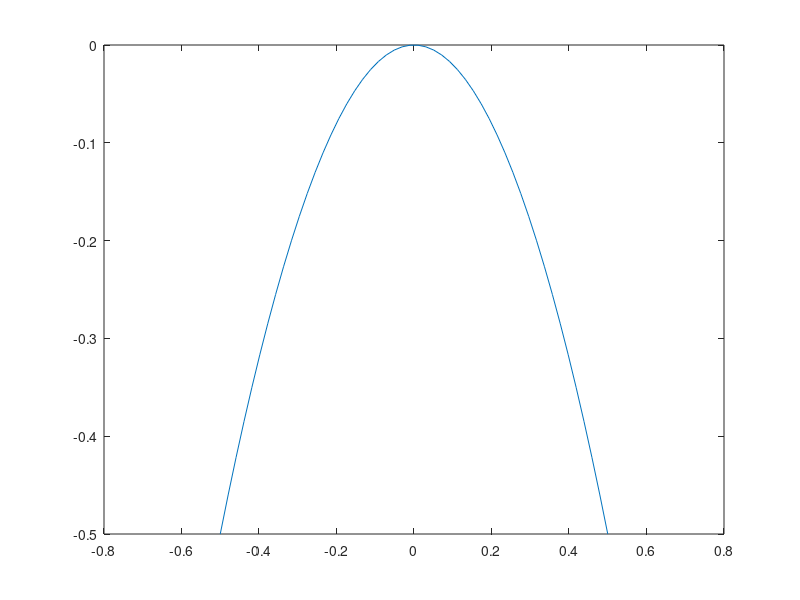

MATLAB code to generate this figure: (Note: this script raises an error after producing the figure.)
%% Initiation

close all
clear all
clc

%% Main

lambda = 0.5;
x = linspace(-0.5, 0.5, 50);

y = x.^2/(lambda - 1);

figure;
plot(x,y)

maxIter = 1000;

xn = zeros(maxIter + 1, 1);
yn = zeros(maxIter + 1, 1);

% Initial Conditions

xn1(1) = -0.1;
yn1(1) = 0.1;

xn2(1) = 0.1;
yn2(1) = 0.1;

xn3(1) = -0.25;
yn3(1) = 0.25;

xn4(1) = 0.25;
yn4(1) = 0.25;

% Interations

for j = 1:maxIter
    [xn1(j+1), yn1(j+1)] = map(xn1(j), yn1(j), lambda);
end

for j = 1:maxIter
    [xn2(j+1), yn2(j+1)] = map(xn2(j), yn2(j), lambda);
end

for j = 1:maxIter
    [xn3(j+1), yn3(j+1)] = map(xn3(j), yn3(j), lambda);
end

for j = 1:maxIter
    [xn4(j+1), yn4(j+1)] = map(xn4(j), yn4(j), lambda);
end

hold on
plot(xn1, yn1, '*r')
plot(xn2, yn2, '*r')
plot(xn3, yn3, '*g')
plot(xn4, yn4, '*g')
xlabel('$x$','interpreter','latex')
ylabel('$y$','interpreter','latex')
grid on

% plot the time evolution of the trajectories:
figure(2);
hold on;
title('Along the x axis')
plot( xn1, '*r')
plot( xn2, '*r')
plot( xn3, '*g')
plot( xn4, '*g')
xlabel('$n$','interpreter','latex')
ylabel('$x$','interpreter','latex')
grid on;

figure(3);
hold on;
title('Along the y axis')
plot( yn1, '*r')
plot( yn2, '*r')
plot( yn3, '*g')
plot( yn4, '*g')
xlabel('$n$','interpreter','latex')
ylabel('$y$','interpreter','latex')
grid on;

%% Function

function [x1, y1] = map(x0, y0, lambda)
    x1 = x0 + x0 * y0;
    y1 = lambda * y0 - x0^2;
end